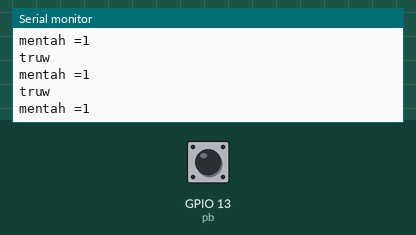
Recording of a sketch running on a simulated ESP8266 (NodeMCU). Parts: the last lines printed to the serial monitor. Inputs (shaded band) come from the test bench; at power-on: GPIO 13 (pb) HIGH.

Above: at 1.2 s.
1.3 s: GPIO 13 (pb) pulled LOW for 1 s
At 1.31 s:
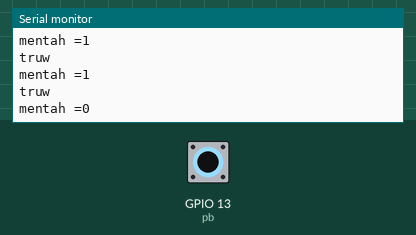
At 5.31 s:
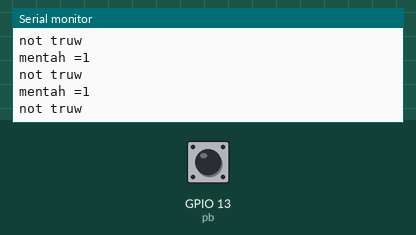

Measured:
- after the input at 1.3 s, the serial monitor: prints a new line at once (image 1)

The sketch:

Tool_Wifi_Switch_Pushbutton.ino
```cpp
#include <ESP8266WiFi.h>
bool prev;
bool state = true;
unsigned long waktu1=0;

#include "OneButton.h"
OneButton pb(13, true, true);  //(Pb_Pin;  true = ActiveLow;  true = button PullUp)
void setup() {
  Serial.begin(115200);
//  pinMode(13, INPUT_PULLUP);
  pb.attachLongPressStop(tekanLama);
}

void loop() {
  pb.tick();
  Serial.println("mentah =" + String(digitalRead(13)));
  delay(100);

  if(state){
    Serial.println("truw");
    WiFi.mode(WIFI_AP);
    WiFi.softAP("NodeMcu_OTA", "1qazmlp0");
  }else{
    Serial.println("not truw");
    WiFi.mode(WIFI_OFF);
  }
}

void tekanLama(){
  Serial.println("Single Press Detected!");
    state = !state;
}

//void keyMode(){
//    Serial.println("keyMode");
//    int val = analogRead(A0);
//    for (int i = 0; i < 16; i++){
//      if( abs(val - thresholds[i]) < 5){
//        Serial.println(val);
//        Serial.println(key[i]);
//        stateCheck();
//        while(analogRead(A0) < 1000) {delay(10);}
//      }
//    }
//}
//void wifiMode(){
//    Serial.println("WifiMode");
//    cek();
//}
```
